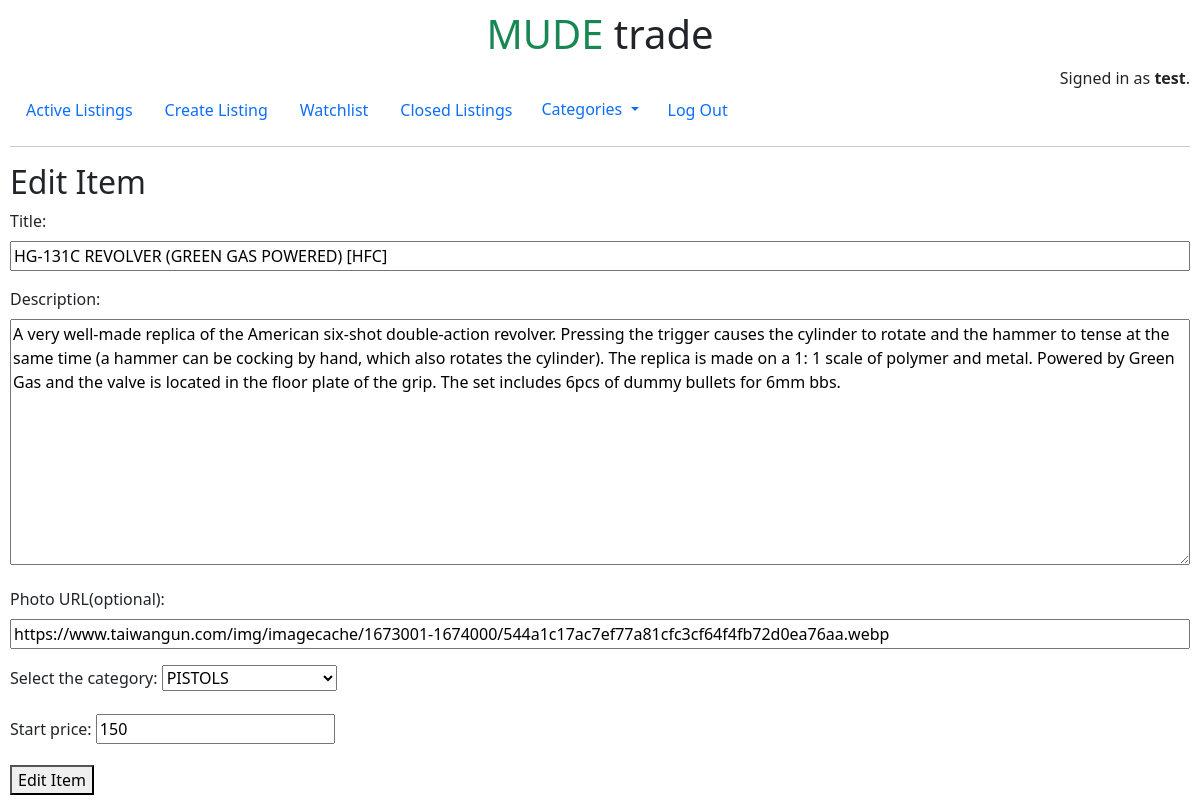
The page /update/1 (signed in) on the database its author committed.
### auctions/models.py (models this page shows)
class User(AbstractUser):
    pass

class Item(models.Model):
    title = models.CharField(max_length=64)
    description = models.CharField(max_length=5000)
    photo = models.CharField(max_length=5000)
    time = models.CharField(max_length=500)
    user = models.ForeignKey(User, on_delete=models.CASCADE)
    price= models.IntegerField()
    status = models.BooleanField()
    category = models.CharField(max_length=64)

### auctions/views.py (the view)
# urls.py: path("update/<int:item_id>", views.edit, name="update"),
def edit(request, item_id):
    if not request.user.is_authenticated:
        return HttpResponseRedirect(reverse('login'))
    else:
        item = Item.objects.get(pk=item_id)
        if request.method == "POST":
            form = NewListingItem(request.POST)
            if form.is_valid():
                item.title = form.cleaned_data["title"]
                item.description = form.cleaned_data["description"]
                item.photo = form.cleaned_data["url"]
                now = datetime.now()
                time = now.strftime("%d/%m/%Y %H:%M:%S")
                item.time = time
                item.price = form.cleaned_data["price"]
                item.category = form.cleaned_data["category"]
                item.save()
                return render(request, "auctions/index.html", {
                    "items": Item.objects.all()
                })
            else:
                return render (request, "auctions/update.html", {
                    "form": NewListingItem(request.POST),
                })
        else:
            item = Item.objects.get(pk=item_id)
            values = {
                "title": item.title,
                "description": item.description,
                "url": item.photo,
                "price": item.price,
                "category": item.category,
            }
            return render(request, "auctions/update.html",{
                "form": NewListingItem(initial=values),
                "id": item.pk
            })

### auctions/views.py
class NewListingItem(forms.Form):
    title = forms.CharField(label="Title", widget=forms.TextInput(attrs={'style': "width:100%;"}), required=True)
    description = forms.CharField(label="Description", widget=forms.Textarea(attrs={'style': "width:100%;"}), required=True)
    url = forms.URLField(label="Photo URL(optional)", widget=forms.TextInput(attrs={'style': "width:100%;"}), required=False)
    categories = [("pistols", "PISTOLS"), ("submachine", "SUBMACHINE GUNS"), ("rifles", "RIFLES"), ("sniper", "SNIPER")]
    category = forms.CharField(label="Select the category", widget=forms.Select(choices=categories), required=True)
    price = forms.IntegerField(label="Start price", required=True, widget=forms.TextInput(), min_value=0)

### auctions/templates/auctions/update.html (shortened to what this page needs)
{% extends "auctions/layout.html" %}
    {% block body  %}
    <h2>Edit Item</h2>
    <form action="{% url 'update' id %}" method="post">
        {{ form.as_p }}
        <button type="submit">Edit Item</button>
    </form>
    {% endblock %}

### auctions/templates/auctions/layout.html (shortened to what this page needs)
{% load static %}
<!DOCTYPE html>
<html lang="en">
    <head>
        <link rel="stylesheet" href="https://stackpath.bootstrapcdn.com/bootstrap/4.4.1/css/bootstrap.min.css">
        <link href="{% static 'auctions/styles.css' %}" rel="stylesheet">
        <link href="https://cdn.jsdelivr.net/npm/bootstrap@5.1.3/dist/css/bootstrap.min.css" rel="stylesheet">
    </head>
    <body>
        <h1 class="text-center"><span class="text-success">MUDE</span> trade</h1>
        <div class="text-end">
            {% if user.is_authenticated %}
                Signed in as <strong>{{ user.username }}</strong>.
            {% else %}
                Not signed in.
            {% endif %}
        </div>
        <ul class="nav">
            <li class="nav-item">
                <a class="nav-link" href="{% url 'index' %}">Active Listings</a>
            </li>
            {% if user.is_authenticated %}
                <li class="nav-item">
                    <a class="nav-link link-primary link-offset-2 link-underline-opacity-25 link-underline-opacity-100-hover" href="{% url 'create-listing' %}">Create Listing</a>
                </li>
                <li class="nav-item">
                    <a class="nav-link link-primary link-offset-2 link-underline-opacity-25 link-underline-opacity-100-hover" href="{% url 'watchlist' user.id %}">Watchlist</a>
                </li>
                <li class="nav-item">
                    <a class="nav-link link-primary link-offset-2 link-underline-opacity-25 link-underline-opacity-100-hover" href="{% url 'closed-items' %}">Closed Listings</a>
                <li class="nav-item">
                    <div class="dropdown">
                        <a class="btn dropdown-toggle link-primary link-offset-2 link-underline-opacity-25 link-underline-opacity-100-hover" href="#" role="button" data-bs-toggle="dropdown" aria-expanded="false">
                          Categories
                        </a>
                      </div>
                </li>
                </li>
                <li class="nav-item">
                    <a class="nav-link link-primary link-offset-2 link-underline-opacity-25 link-underline-opacity-100-hover" href="{% url 'logout' %}">Log Out</a>
                </li>
            {% endif %}
        </ul>
        <hr>
        {% block body %}
        {% endblock %}
    </body>
</html>

### auctions/static/auctions/styles.css (style rules this page uses)
body { padding: 10px; }

### rows shown on the page
User: username "test"
Item: title "HG-131C REVOLVER (GREEN GAS POWERED) [HFC]", description "A very well-made replica of the American six-shot double-action revolver. Pressing the trigger causes the cylinder to rotate and the hammer to tense at the same time (a hammer can be cocking by hand, which also rotates the cylinder). The replica is made on a 1: 1 scale of polymer and metal. Powered by Green Gas and the valve is located in the floor plate of the grip. The set includes 6pcs of dummy bullets for 6mm bbs.", category "PISTOLS", price "150"
